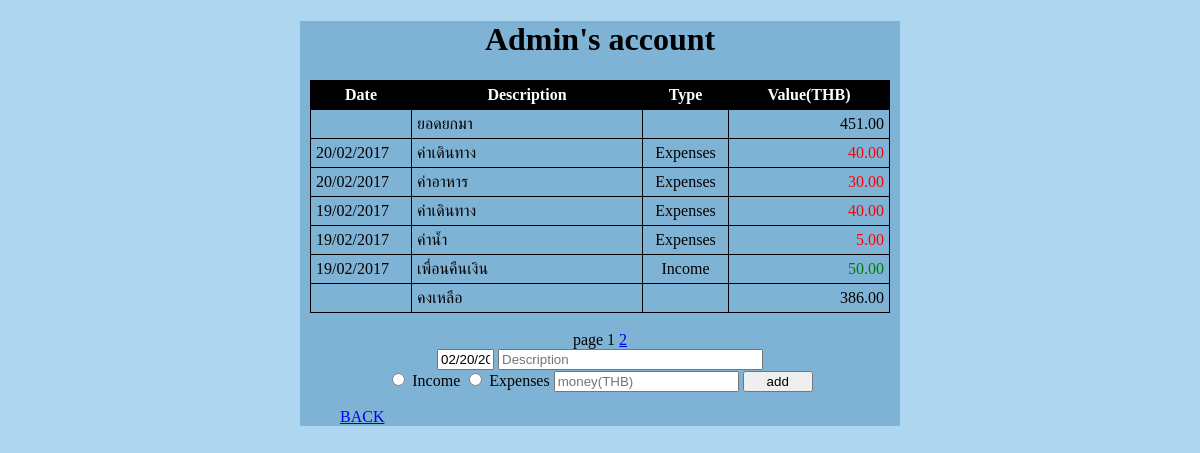
Page /accounts/1/ on the earlier database version.
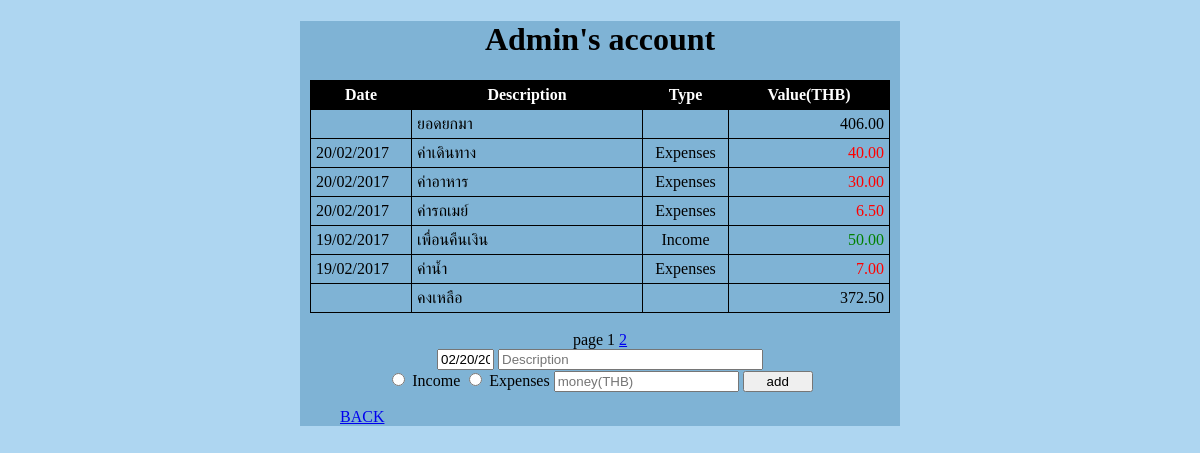
Same page on the later database version.
### accounts/models.py (models this page shows, shortened)
class Transaction(models.Model):
    account = models.ForeignKey(Account, on_delete=models.CASCADE)
    date = models.DateField('date')
    TYPE_CHOICES = (
        ('I', 'Income'),
        ('E', 'Expenses')
        )
    actionType = models.CharField(max_length=1, choices=TYPE_CHOICES)
    description = models.CharField(max_length=200)
    value = models.DecimalField(max_digits=14, decimal_places=2)

### accounts/views.py (the view)
# urls.py: url(r'^(?P<account_id>[0-9]+)/$', views.detail, name='detail'),
def detail(request, account_id):
    account = get_object_or_404(Account, pk=account_id)
    transaction = account.transaction_set.order_by('-date','-id')
    paginator = Paginator(transaction, 5)
    page = request.GET.get('page')
    try:
        contacts = paginator.page(page)
    except PageNotAnInteger:
        contacts = paginator.page(1)
    except EmptyPage:
        contacts = paginator.page(paginator.num_pages)
    balance_forward = account.balance_forward(contacts.end_index())
    balance = account.balance(contacts.start_index(), contacts.end_index())
    return render(request, 'accounts/detail.html', {'account':account, 'contacts':contacts, 'balance_forward':balance_forward, 'balance':balance,})

### accounts/models.py (called while the page is built)
    def balance(self, start, end):
        transaction = self.transaction_set.order_by('-date','-id')[start-1:end]
        self.balance = self.balance_forward
        for action in transaction:
            if action.actionType == 'I':
                self.balance += action.value
            else:
                self.balance -= action.value
        return self.balance

    def balance_forward(self, end):
        transaction = self.transaction_set.order_by('-date','-id')[end:]
        self.balance_forward = 0
        for action in transaction:
            if action.actionType == 'I':
                self.balance_forward += action.value
            else:
                self.balance_forward -= action.value
        return self.balance_forward

### accounts/templates/accounts/detail.html (shortened to what this page needs)
<!doctype html>
<html lang="en">
<head><title>{{account.name}}'s account</title>
    <link rel="stylesheet" href="//code.jquery.com/ui/1.12.1/themes/base/jquery-ui.css">
</head>
<body   style="background-color:#aed6f1;">
<div    align="center"
        style=" width:600px;
                margin:auto;
                background-color:#7fb3d5;">
    <h1> {{ account.name }}'s account </h1>
    <table width="580px">
        <tr>
            <th width="90px">   Date        </th>
            <th>                Description </th>
            <th width="75px">   Type        </th>
            <th width="150px">  Value(THB)  </th>
        {% if contacts.has_next %}
            </tr>
                <td>                                    </td>
                <td>            ยอดยกมา                 </td>
                <td>                                    </td>
                <td id = td01>  {{ balance_forward }}   </td>
        {% endif %}
        {% regroup contacts|dictsort:"date" by date as order_list %}
        {% for date in order_list reversed%}
            {% for list in date.list reversed %}
            <tr>
                <td>            {{ date.grouper|date:"d/m/Y" }}     </td>
                <td>            {{ list.description }}              </td>
                <td><center>    {{ list.get_actionType_display }}   </center></td>
                <td id = td01
                    style=" color:
                            {% if list.actionType == "I" %}
                                green
                            {% else %}
                                red
                            {%endif%};">
                                {{list.value}}                      </td>
            </tr>
            {% endfor %}
        {% endfor %}
        <tr>
            <td>                            </td>
            <td>            คงเหลือ          </td>
            <td>                            </td>
            <td id = td01>  {{ balance }}   </td>
        </tr>
    </table> <br>
    <div class="pagination">
        <span>
            page
            {{contacts.number}}
            {% if contacts.has_next %}
                <a href="?page={{contacts.next_page_number}}">
                {{contacts.next_page_number}}</a>
            {% endif %}
        </span>
    </div>
    <div align="center">
    <form action={% url 'accounts:add_list' account.id %} method="post">
        <input type="datetime" id="datepicker" size="4" value={% now "SHORT_DATE_FORMAT" %} name="date">
        <input type="text" name="description" placeholder="Description" size=30>
        <br>
        <input type="radio" name="type" value="I"> Income    </option>
        <input type="radio" name="type" value="E"> Expenses  </option>
        <input type="number" step="any" placeholder="money(THB)" name="value" >
        <input type="submit" value="add" style="width:70px;">
    </form>
    </div>
    <div align="left">
    <ul><a href={% url 'accounts:index' %}>BACK</a></div>
</div>
</body>
</html>

Differences in the rows shown:
no longer on this page (row unchanged): Transaction: {{ date.grouper|date:"d/m/Y" }} "19/02/2017", description "ค่าเดินทาง", actionType "Expenses", value "40.00"
no longer on this page (row unchanged): Transaction: {{ date.grouper|date:"d/m/Y" }} "19/02/2017", description "ค่าน้ำ", actionType "Expenses", value "5.00"
added Transaction: grouper "20/02/2017", description "ค่ารถเมย์", actionType "Expenses", value "6.50"
added Transaction: grouper "19/02/2017", description "ค่าน้ำ", actionType "Expenses", value "7.00"
Other differences:
{{ balance_forward }}: "451.00" → "406.00"
{{ balance }}: "386.00" → "372.50"
list line gone: "20/02/2017"
list line gone: "19/02/2017"
